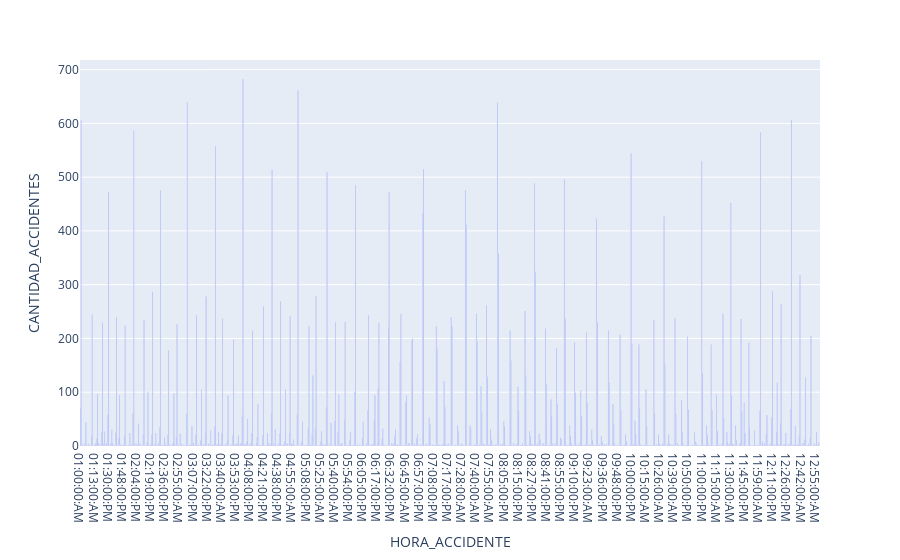

Notebook code cell kept with this figure:
### Code cell
fig = px.bar(df5,x="HORA_ACCIDENTE",y="CANTIDAD_ACCIDENTES")
fig.show()

### Figure 1 — Plotly figure (JSON) as saved in the notebook; plotly's stock layout.template omitted (floating-point values rounded to 4 significant figures; data arrays with more than 128 entries replaced by an {"elided": "..."} marker saying what was removed)
{"data": [{"alignmentgroup": "True", "hovertemplate": "HORA_ACCIDENTE=%{x}<br>CANTIDAD_ACCIDENTES=%{y}<extra></extra>", "legendgroup": "", "marker": {"color": "#636efa", "pattern": {"shape": ""}}, "name": "", "offsetgroup": "", "orientation": "v", "showlegend": false, "textposition": "auto", "type": "bar", "x": {"elided": "942 str values"}, "xaxis": "x", "y": {"elided": "942 int values"}, "yaxis": "y"}], "layout": {"barmode": "relative", "legend": {"tracegroupgap": 0}, "margin": {"t": 60}, "xaxis": {"anchor": "y", "domain": [0, 1], "title": {"text": "HORA_ACCIDENTE"}}, "yaxis": {"anchor": "x", "domain": [0, 1], "title": {"text": "CANTIDAD_ACCIDENTES"}}}}
